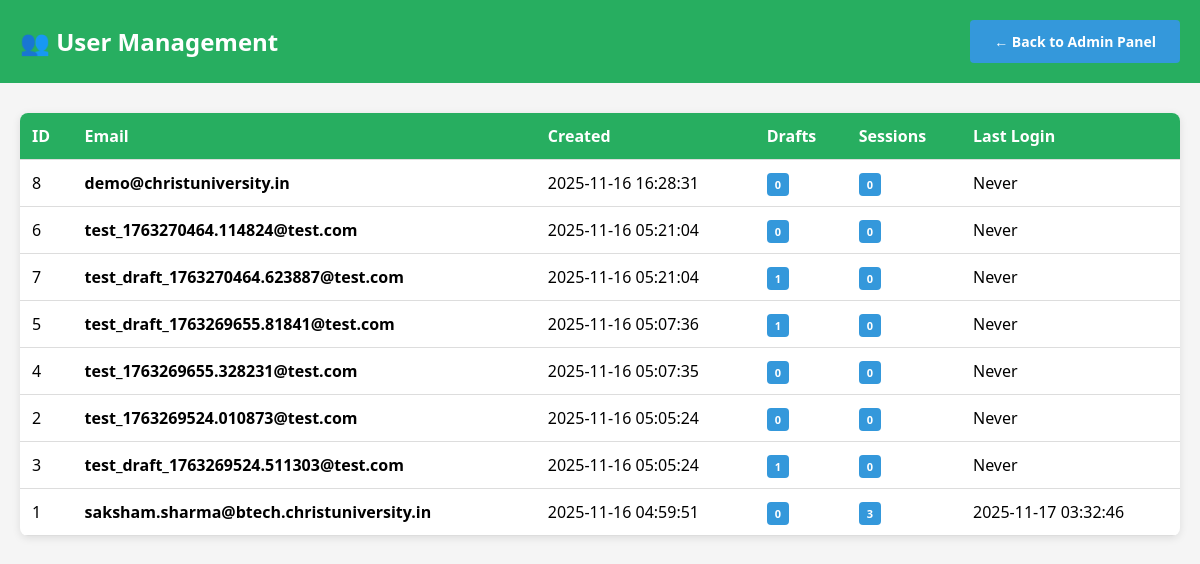
Page /admin/users (signed in) on the committed database.
### tables this page shows
CREATE TABLE users (
            id INTEGER PRIMARY KEY AUTOINCREMENT,
            email TEXT UNIQUE NOT NULL,
            password_hash TEXT NOT NULL,
            created_at TIMESTAMP DEFAULT CURRENT_TIMESTAMP,
            is_active INTEGER DEFAULT 1
        );

### app.py (the view)
@app.route('/admin/users')
@login_required
def admin_users():
    if current_user.email.lower() != ADMIN_EMAIL.lower():
        flash('Access denied. Admin access required.', 'error')
        return redirect(url_for('dashboard'))
    from database import get_db
    conn = get_db()
    cursor = conn.cursor()
    cursor.execute('''
        SELECT u.*,
               COUNT(DISTINCT d.id) as draft_count,
               COUNT(DISTINCT ls.id) as session_count,
               MAX(ls.login_time) as last_login
        FROM users u
        LEFT JOIN drafts d ON u.id = d.user_id
        LEFT JOIN login_sessions ls ON u.id = ls.user_id
        GROUP BY u.id
        ORDER BY u.created_at DESC
    ''')
    users = [dict(row) for row in cursor.fetchall()]
    conn.close()
    return render_template('admin_users.html', users=users)

### app.py (called while the page is built)
@login_manager.user_loader
def load_user(user_id):
    user_data = get_user_by_id(user_id)
    if user_data:
        return User(user_data['id'], user_data['email'])
    return None

### database.py (called while the page is built)
def get_db():
    conn = sqlite3.connect(DB_NAME)
    conn.row_factory = sqlite3.Row
    return conn

def get_user_by_id(user_id):
    conn = get_db()
    cursor = conn.cursor()
    cursor.execute('SELECT * FROM users WHERE id = ?', (user_id,))
    user = cursor.fetchone()
    conn.close()
    return dict(user) if user else None

### templates/admin_users.html (shortened to what this page needs)
<!DOCTYPE html>
<html lang="en">
<head>
</head>
<body>
    <div class="header">
        <h1>👥 User Management</h1>
        <a href="{{ url_for('admin_panel') }}" class="btn">← Back to Admin Panel</a>
    </div>
    <div class="container">
        {% if users %}
        <table>
            <thead>
                <tr>
                    <th>ID</th>
                    <th>Email</th>
                    <th>Created</th>
                    <th>Drafts</th>
                    <th>Sessions</th>
                    <th>Last Login</th>
                </tr>
            </thead>
            <tbody>
                {% for user in users %}
                <tr>
                    <td>{{ user.id }}</td>
                    <td><strong>{{ user.email }}</strong></td>
                    <td>{{ user.created_at }}</td>
                    <td><span class="badge badge-primary">{{ user.draft_count or 0 }}</span></td>
                    <td><span class="badge badge-primary">{{ user.session_count or 0 }}</span></td>
                    <td>{{ user.last_login or 'Never' }}</td>
                </tr>
                {% endfor %}
            </tbody>
        </table>
        {% else %}
        <div style="background: white; padding: 40px; text-align: center; border-radius: 8px; box-shadow: 0 2px 8px rgba(0,0,0,0.1);">
            <p style="color: #7f8c8d; font-size: 18px;">No users found.</p>
        </div>
        {% endif %}
    </div>
</body>
</html>

### templates/admin_users.html (style rules this page uses)
* { margin: 0; padding: 0; box-sizing: border-box; }
body { font-family: 'Segoe UI', Tahoma, Geneva, Verdana, sans-serif; background: #f5f5f5; }
.header { background: #27ae60; color: white; padding: 20px; display: flex; justify-content: space-between; align-items: center; }
.header h1 { font-size: 24px; }
.container { max-width: 1400px; margin: 30px auto; padding: 0 20px; }
.btn { padding: 12px 24px; border: none; border-radius: 4px; font-size: 14px; font-weight: 600; cursor: pointer; text-decoration: none; display: inline-block; background: #3498db; color: white; }
table { width: 100%; background: white; border-collapse: collapse; box-shadow: 0 2px 8px rgba(0,0,0,0.1); border-radius: 8px; overflow: hidden; }
th, td { padding: 12px; text-align: left; border-bottom: 1px solid #ddd; }
th { background: #27ae60; color: white; font-weight: 600; }
.badge { padding: 4px 8px; border-radius: 4px; font-size: 11px; font-weight: 600; }
.badge-primary { background: #3498db; color: white; }

### rows in the picture
users: id "8", email "demo@christuniversity.in", created_at "2025-11-16 16:28:31", draft_count "0", session_count "0", last_login "Never"
users: id "6", email "test_1763270464.114824@test.com", created_at "2025-11-16 05:21:04", draft_count "0", session_count "0", last_login "Never"
users: id "7", email "test_draft_1763270464.623887@test.com", created_at "2025-11-16 05:21:04", is_active "1", session_count "0", last_login "Never"
users: id "5", email "test_draft_1763269655.81841@test.com", created_at "2025-11-16 05:07:36", is_active "1", session_count "0", last_login "Never"
users: id "4", email "test_1763269655.328231@test.com", created_at "2025-11-16 05:07:35", draft_count "0", session_count "0", last_login "Never"
users: id "2", email "test_1763269524.010873@test.com", created_at "2025-11-16 05:05:24", draft_count "0", session_count "0", last_login "Never"
users: id "3", email "test_draft_1763269524.511303@test.com", created_at "2025-11-16 05:05:24", is_active "1", session_count "0", last_login "Never"
users: id "1", email "saksham.sharma@btech.christuniversity.in", created_at "2025-11-16 04:59:51", draft_count "0", session_count "3", last_login "2025-11-17 03:32:46"
